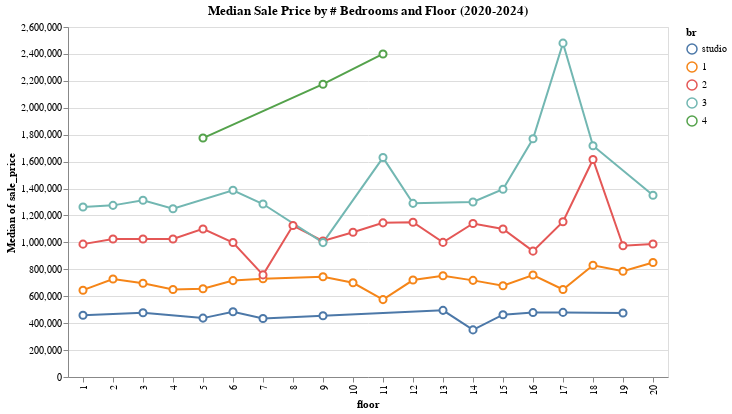

Notebook code cell kept with this figure:
### Code cell
selection = alt.selection_point(fields=['br'], bind='legend')
color_order = ["studio", "1", "2", "3", "4"]

alt.Chart(source).mark_line(point=alt.OverlayMarkDef(filled=False, fill="white", size=50.0)).encode(
    alt.X(
        'floor:N',
    ),
    alt.Y('median(sale_price):Q'),
    alt.Color(
        'br:N',
        sort=color_order
    ).scale(),
    opacity=alt.condition(selection, alt.value(1), alt.value(0.1)),
    tooltip = ['floor:N','br:N','median(sale_price):Q', 'count(sale_price):Q']
).add_params(
    selection
).properties(
    width=600,
    height=350,
    title="Median Sale Price by # Bedrooms and Floor (2020-2024)"
).interactive()

### Figure 1 — Vega-Lite specification as saved in the notebook (floating-point values rounded to 4 significant figures; data arrays with more than 128 entries replaced by an {"elided": "..."} marker saying what was removed)
{"config": {"view": {"continuousWidth": 300, "continuousHeight": 300}}, "data": {"name": "data-8ccbc853dd3528d7fb619268bd91eef1"}, "mark": {"type": "line", "point": {"fill": "white", "filled": false, "size": 50.0}}, "encoding": {"color": {"field": "br", "scale": {}, "sort": ["studio", "1", "2", "3", "4"], "type": "nominal"}, "opacity": {"condition": {"param": "param_178", "value": 1}, "value": 0.1}, "tooltip": [{"field": "floor", "type": "nominal"}, {"field": "br", "type": "nominal"}, {"aggregate": "median", "field": "sale_price", "type": "quantitative"}, {"aggregate": "count", "field": "sale_price", "type": "quantitative"}], "x": {"field": "floor", "type": "nominal"}, "y": {"aggregate": "median", "field": "sale_price", "type": "quantitative"}}, "height": 350, "params": [{"name": "param_178", "select": {"type": "point", "fields": ["br"]}, "bind": "legend"}, {"name": "param_179", "select": {"type": "interval", "encodings": ["x", "y"]}, "bind": "scales"}], "title": "Median Sale Price by # Bedrooms and Floor (2020-2024)", "width": 600, "$schema": "https://vega.github.io/schema/vega-lite/v5.17.0.json", "datasets": {"data-8ccbc853dd3528d7fb619268bd91eef1": {"elided": "212 records"}}}
